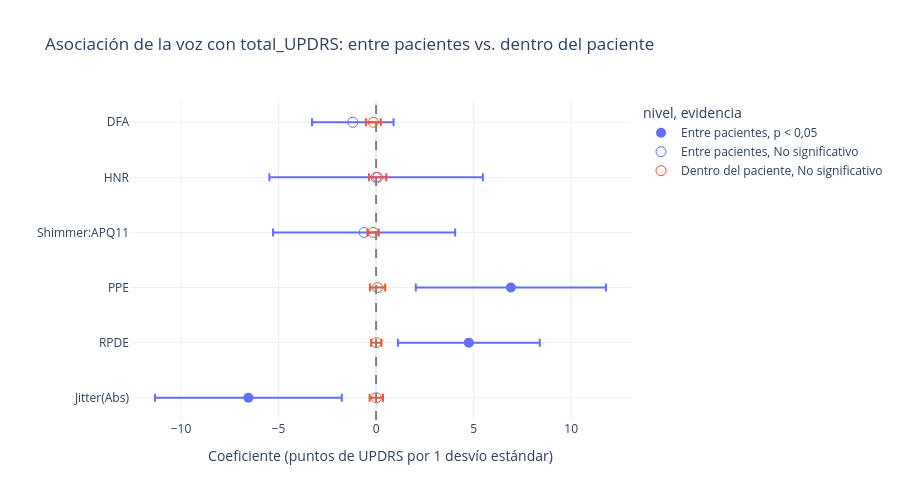

Write notebook code for a chart like this one.
### Code cell
voz = coefs[coefs["nivel"] != "Otros"].copy()
voz["error_sup"] = voz["ic_sup"] - voz["coef"]
voz["error_inf"] = voz["coef"] - voz["ic_inf"]
voz["evidencia"] = voz["significativo"].map({True: "p < 0,05", False: "No significativo"})
fig = px.scatter(voz, x="coef", y="variable", color="nivel", error_x="error_sup", error_x_minus="error_inf",
                 symbol="evidencia", symbol_map={"p < 0,05": "circle", "No significativo": "circle-open"},
                 title=f"Asociación de la voz con {OBJETIVO}: entre pacientes vs. dentro del paciente",
                 labels={"coef": "Coeficiente (puntos de UPDRS por 1 desvío estándar)", "variable": ""})
fig.add_vline(x=0, line_dash="dash", line_color="gray")
fig.update_traces(marker_size=10)
fig.update_layout(height=500)
guardar(fig, "03_coeficientes_entre_dentro")
fig

### Figure 1 — Plotly figure (JSON) as saved in the notebook; plotly's stock layout.template omitted (floating-point values rounded to 4 significant figures)
{"data": [{"error_x": {"array": [4.784, 3.635, 4.873], "arrayminus": [4.784, 3.635, 4.873]}, "hovertemplate": "nivel=Entre pacientes<br>evidencia=p < 0,05<br>Coeficiente (puntos de UPDRS por 1 desvío estándar)=%{x}<br>=%{y}<extra></extra>", "legendgroup": "Entre pacientes, p < 0,05", "marker": {"color": "#636efa", "size": 10, "symbol": "circle"}, "mode": "markers", "name": "Entre pacientes, p < 0,05", "orientation": "h", "showlegend": true, "type": "scatter", "x": [-6.545, 4.752, 6.907], "xaxis": "x", "y": ["Jitter(Abs)", "RPDE", "PPE"], "yaxis": "y"}, {"error_x": {"array": [4.666, 5.469, 2.09], "arrayminus": [4.666, 5.469, 2.09]}, "hovertemplate": "nivel=Entre pacientes<br>evidencia=No significativo<br>Coeficiente (puntos de UPDRS por 1 desvío estándar)=%{x}<br>=%{y}<extra></extra>", "legendgroup": "Entre pacientes, No significativo", "marker": {"color": "#636efa", "size": 10, "symbol": "circle-open"}, "mode": "markers", "name": "Entre pacientes, No significativo", "orientation": "h", "showlegend": true, "type": "scatter", "x": [-0.6145, 0.001818, -1.194], "xaxis": "x", "y": ["Shimmer:APQ11", "HNR", "DFA"], "yaxis": "y"}, {"error_x": {"array": [0.3416, 0.2897, 0.4405, 0.2644, 0.3831, 0.3911], "arrayminus": [0.3416, 0.2897, 0.4405, 0.2644, 0.3831, 0.3911]}, "hovertemplate": "nivel=Dentro del paciente<br>evidencia=No significativo<br>Coeficiente (puntos de UPDRS por 1 desvío estándar)=%{x}<br>=%{y}<extra></extra>", "legendgroup": "Dentro del paciente, No significativo", "marker": {"color": "#EF553B", "size": 10, "symbol": "circle-open"}, "mode": "markers", "name": "Dentro del paciente, No significativo", "orientation": "h", "showlegend": true, "type": "scatter", "x": [0.01061, -0.1536, 0.07974, 0.00962, -0.1423, 0.07445], "xaxis": "x", "y": ["Jitter(Abs)", "Shimmer:APQ11", "HNR", "RPDE", "DFA", "PPE"], "yaxis": "y"}], "layout": {"height": 500, "legend": {"title": {"text": "nivel, evidencia"}, "tracegroupgap": 0}, "shapes": [{"line": {"color": "gray", "dash": "dash"}, "type": "line", "x0": 0, "x1": 0, "xref": "x", "y0": 0, "y1": 1, "yref": "y domain"}], "title": {"text": "Asociación de la voz con total_UPDRS: entre pacientes vs. dentro del paciente"}, "xaxis": {"anchor": "y", "domain": [0, 1], "title": {"text": "Coeficiente (puntos de UPDRS por 1 desvío estándar)"}}, "yaxis": {"anchor": "x", "domain": [0, 1], "title": {"text": ""}}}}
